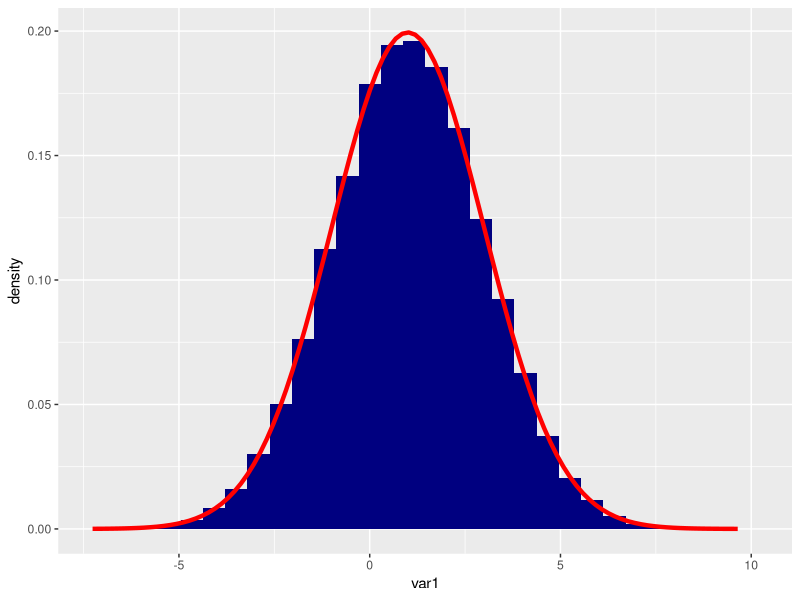
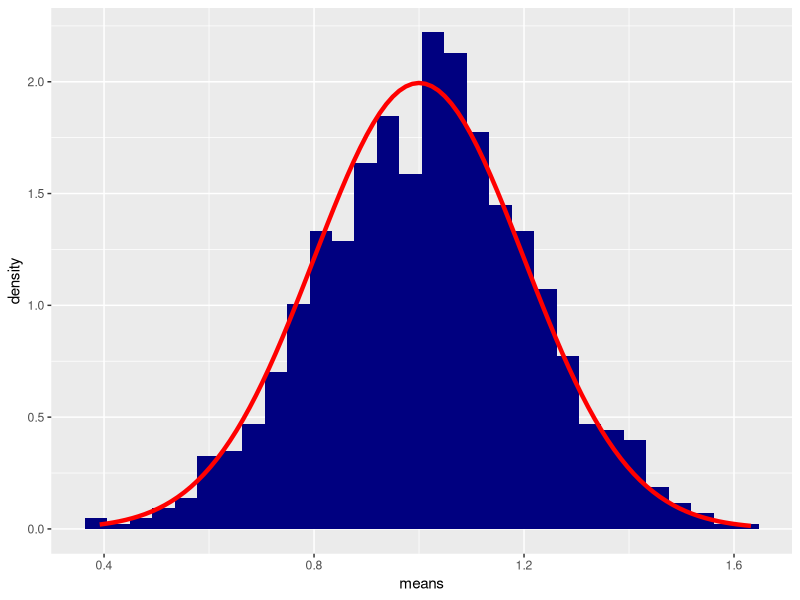

Write the R code that produced these figures, in order.
############################
# Random Number Generation #
#     CLASS 5              #
############################

rm( list = ls() )

# 1) Uniform distribution
n <- 10
x <- runif( n , min = 0 , max = 10 )

set.seed( 123 )
x <- runif( n , min = 0 , max = 10 )
x

# Normal distribution
n <- 100000
y <- rnorm( n , mean = 1 , sd = 2 )
library(tidyverse)
df <- tibble( var1 = y )
ggplot( df , aes( x = var1 ) ) +
  geom_histogram( aes( y = ..density.. ) , fill = 'navyblue') +
  stat_function( fun = dnorm , args = list( mean = 1, sd = 2 ),
                  color = 'red' , size = 1.5 )

# Other distributions:
# rbinom, rexp, rlnorm, ect. 

###
# Sampling
# Case 1) Without replacement:
# Note: lenght( y ) <= 100
sample_1 <- sample( y , 100, replace = FALSE )
sample_1

# Case 2) With replacement
# Note length( y ) can be smaller
sample_2 <- sample( y , 2000 , replace = TRUE )

###
# TASK:
# Write a for loop with 1000 iteration:
#  in each iteration calculate the mean of y
#    based on 100 observations and save it to a vector
n <- 100000
y <- rnorm( n , mean = 1 , sd = 2 )
iter_num <- 1000
mean_vec <- double( length = iter_num )
for ( i in 1 : iter_num ){
  set.seed( i )
  sample_i <- sample( y , 100 , replace = FALSE )
  mean_vec[ i ] <- mean( sample_i )
}
df_m <- tibble( means = mean_vec )
ggplot( df_m , aes( x = means ) ) +
  geom_histogram( aes( y = ..density.. ) , fill = 'navyblue') +
  stat_function( fun = dnorm , args = list( mean = 1, 
                                            sd = ( 2 / sqrt( 100 ) ) ),
                 color = 'red' , size = 1.5 )

